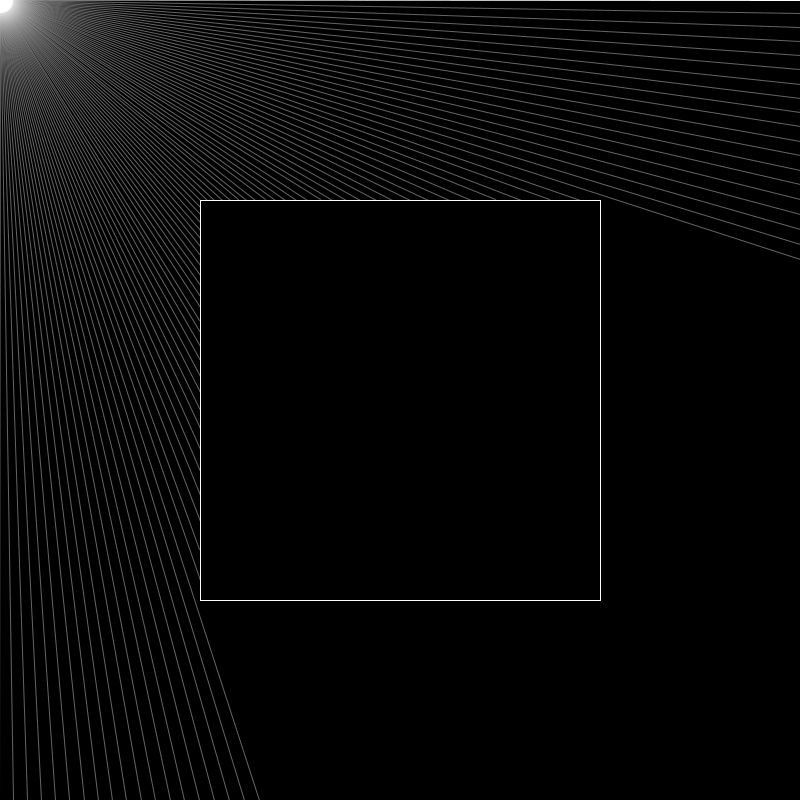
Frame 1 (no input)
Frame 60 (the mouse pressed at the canvas centre just before this capture): identical to frame 1, image omitted
Frame 120 (the mouse held since frame 60 and released just before this capture): identical to frame 1, image omitted

The Processing sketch that drew this single still picture (run headless with seeded random() and noise(); from frame 60 on, the mouse is pressed at the canvas centre):

// Processing sketch: RayCaster
// ── RayCaster.pde
int moveX, moveY;

ArrayList<Wall> walls = new ArrayList<Wall>();

void setup() {
  size(800, 800);
  
  //inner walls
  walls.add(new Wall(200, 200, 200, 600));
  walls.add(new Wall(200, 600, 600, 600));
  walls.add(new Wall(600, 600, 600, 200));
  walls.add(new Wall(600, 200, 200, 200));
  
  //outer walls
  walls.add(new Wall(-1, -1, 800, 0));
  walls.add(new Wall(-1, -1, -1, 800));
  walls.add(new Wall(800, -1, 800, 800));
  walls.add(new Wall(-1, 800, 800, 800));
}

void draw() {
  background(0);
  fill(255);
  stroke(255);
  
  //render light source at mouse position
  ellipse(moveX, moveY, 25, 25);
  
  //draw all walls
  for(Wall w : walls){
    w.draw();
  }
  
  //Calculate intersections for all rays from light source
  for(int i = 0; i < 360; i += 1){
    //generate vector for ray at specified angle
    PVector r = PVector.fromAngle(radians(i));
    r.mult(800 * sqrt(2));
    PVector p = new PVector(moveX, moveY);
    ArrayList<PVector> intersections = new ArrayList<PVector>();
    //find all intersections of r
    for(Wall w : walls){
      float t = cross(PVector.sub(w.start, p), w.s) / cross(r, w.s);
      float u = cross(PVector.sub(w.start, p), r) / cross(r, w.s);
      //add candidate intersection if there are values t and u that satisfy p+t*u = q+u*s
      if(cross(r, w.s) != 0 && u <= 1 && u >= 0 && t <= 1 && t >= 0){
       PVector pt = new PVector(p.x + (t * r.x), p.y + (t * r.y));
       intersections.add(pt);
      }
    }
    if(intersections.size() > 0){
      PVector closest = findClosestIntersection(intersections, p);
      stroke(255, 100);
      //draw ray
      line( moveX, moveY, closest.x, closest.y );
    }
  }
}

PVector findClosestIntersection(ArrayList<PVector> intersections, PVector src){
  if(intersections.size() == 1){ return intersections.get(0); }
  float min_dist = 10000.0;
  PVector pt = new PVector();
  //find closest intersection to light source
  for(PVector intersection : intersections){
    float dist = PVector.dist(src, intersection);
    if(dist < min_dist){
      pt = intersection;
      min_dist = dist;
    }
  }
  return pt;
}

float cross(PVector v, PVector w){
  return v.x * w.y - v.y * w.x;
}

void mouseMoved() {
  //update mouse position
  moveX = mouseX;
  moveY = mouseY;
}

// ── Wall.pde
public class Wall{
  PVector start, end, s;

  public Wall(int x1, int y1, int x2, int y2){
    this.start = new PVector(x1, y1);
    this.end = new PVector(x2, y2);
    this.s = PVector.sub(end, start);
  }
  
  public void draw(){
    line(start.x, start.y, start.x + s.x, start.y + s.y);
  }
}
